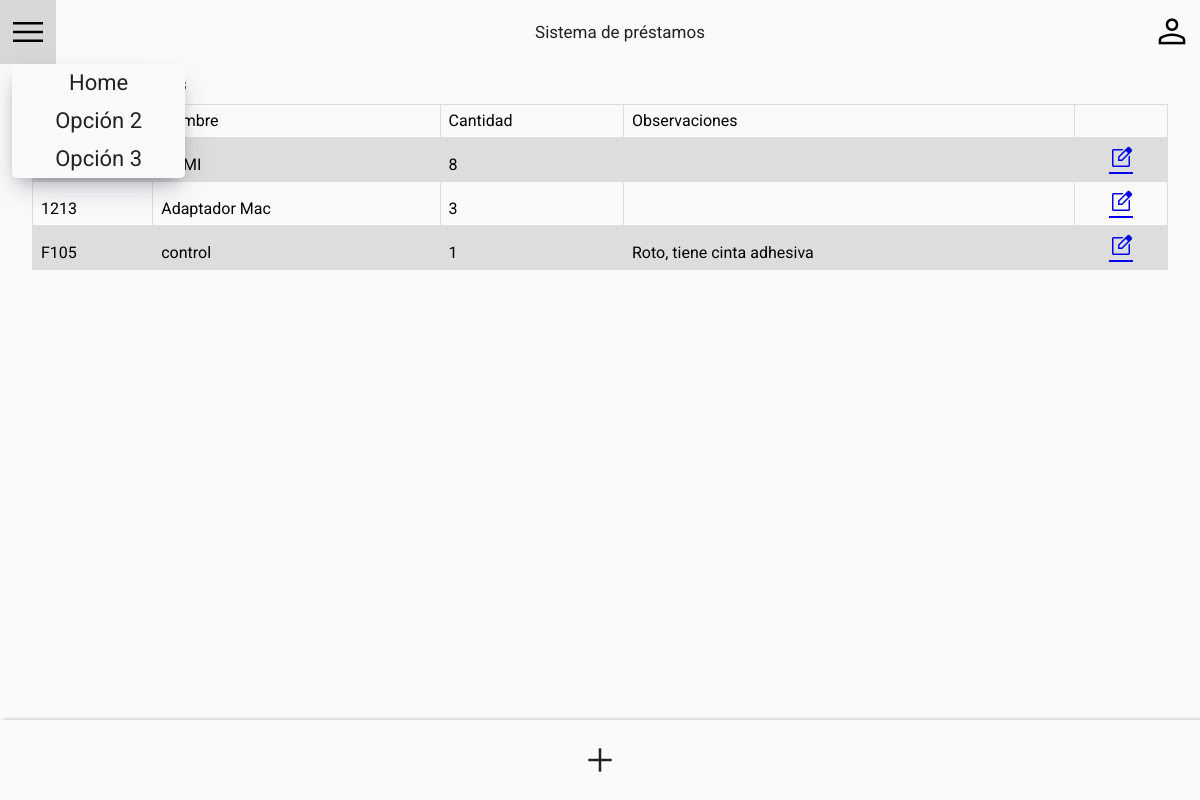
Page /lista_dispositivos.php on the earlier database version.
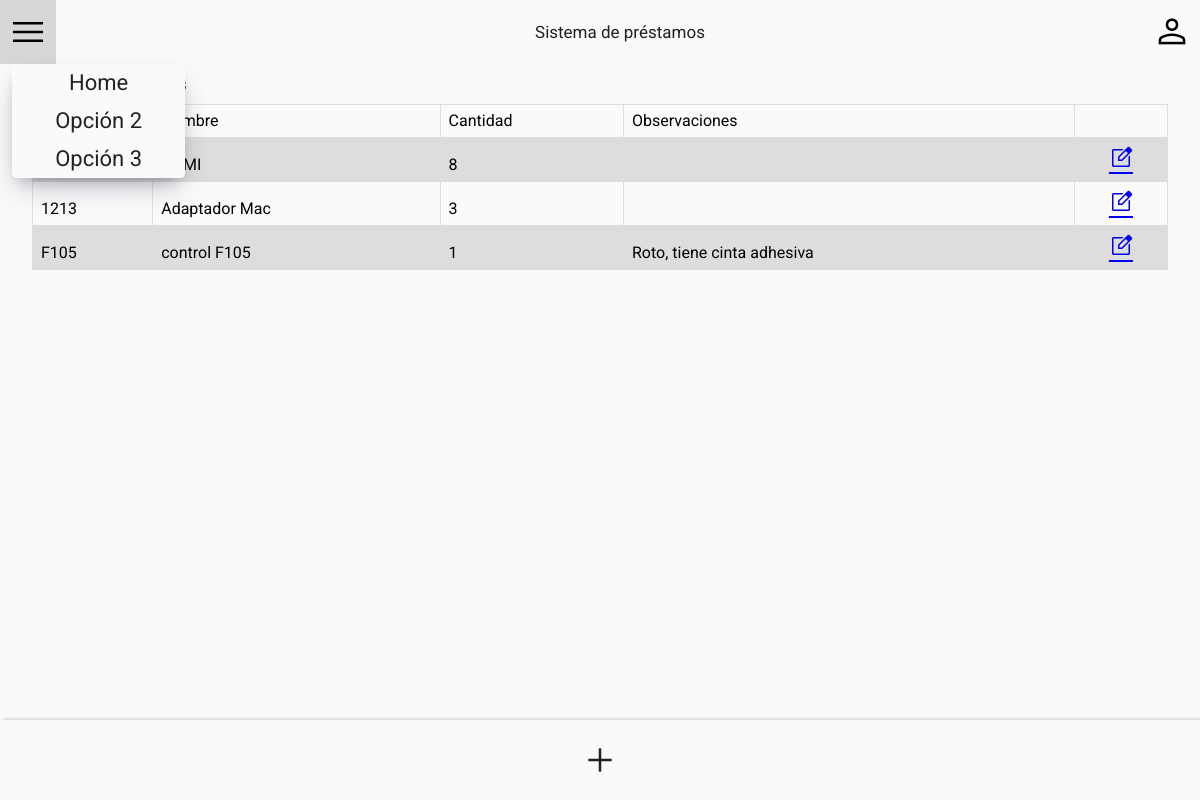
Same page on the later database version.
### tables this page shows
create table dispositivo(
  id varchar(50) not null primary key,
  nombre varchar(255) not null,
  cantidad int not null,
  observaciones varchar(255)
);

### public/php/lista-dispositivos/DispositivosController.php (called while the page is built, shortened)
<?php
  $PROJECT_NAME = "/prestamos";
  $INC_DIR = $_SERVER["DOCUMENT_ROOT"] . $PROJECT_NAME ."/public/php/";
  require_once($INC_DIR.'connection.php');
  class DispositivosController {
    private $db = null;
    function __construct() {
      $this->database = new Connection();
      $this->db = $this->database->open();
    }
    public function getDispositivosInfo() {
      $sql = "SELECT * FROM dispositivo";
      $dispositivos = $this -> fetch($sql);
      return $dispositivos;
    }
    private function fetch($sql) {
      try {
        $data = $this->db->query($sql);
        return $data -> fetchAll();
      }
      catch(PDOException $e) {
        return false;
      }
    }
  }

### public/php/connection.php (called while the page is built, shortened)
<?php
Class Connection {
	private $server = "mysql:host=localhost;dbname=prestamos";
	private $username = "root";
	private $password = "";
	private $options  = array(PDO::ATTR_ERRMODE => PDO::ERRMODE_EXCEPTION,PDO::ATTR_DEFAULT_FETCH_MODE => PDO::FETCH_ASSOC,);
	public function open() {
 		try{
 			$this->conn = new PDO($this->server, $this->username, $this->password, $this->options);
 			return $this->conn;
 		}
 		catch (PDOException $e){
 			$response = ['success' => false, 'err0r' => $e->getMessage()];
 			echo json_encode($response);
 			die;
 		}
  }
}
?>

### lista_dispositivos.php (the view, shortened to what this page needs)
<?php
  include_once('public/php/lista-dispositivos/DispositivosController.php');
  $controller = new DispositivosController();
  $dispositivos = $controller->getDispositivosInfo();
?>
<!DOCTYPE html>
<html lang="es">
<head>
  <link rel="stylesheet" type="text/css" href="public/css/reset.css">
  <link rel="stylesheet" type="text/css" href="public/css/lista-prestamos/lista-prestamos.css">
  <link rel="stylesheet" type="text/css" href="public/css/lista-prestamos/header.css">
</head>
<body>
  <div class="container">
    <header>
      <nav class="hamburger-menu">
        <span class="material-symbols-outlined md">menu</span>
        <ul>
          <li>
            <a href="#">
              <span>Home</span>
            </a>
          </li>
          <li>
            <a href="#">
              <span>Opción 2</span>
            </a>
          </li>
          <li>
            <a href="#">
              <span>Opción 3</span>
            </a>
          </li>
        </ul>
      </nav>
      <span class="title">Sistema de préstamos</span>
      <div class="user">
        <span class="material-symbols-outlined md">person</span>
      </div>
    </header>
    <main>
      <div class="title">
        <span>Lista de dispositivos</span>
      </div>
      <div class="loans-container scrollbar">
        <table>
          <tr>
            <th>ID</th>
            <th>Nombre</th>
            <th>Cantidad</th>
            <th>Observaciones</th>
            <th></th>
          </tr>
          <?php
            foreach ($dispositivos as $dispositivo) {
              ?>
              <tr>
                <td><?= $dispositivo['id'] ?> </td>
                <td><?= $dispositivo['nombre'] ?> </td>
                <td><?= $dispositivo['cantidad'] ?> </td>
                <td><?= $dispositivo['observaciones'] ?> </td>
                <td>
                  <a href="/prestamos/mod_dispositivos.php?id=<?= $dispositivo['id'] ?>">
                    <span class="material-symbols-outlined f">
                      edit_square
                    </span>
                  </a>
                </td>
              </tr>
              <?php
            }
          ?>
        </table>
      </div>
      <a class="home-btn" href="#">
        <span class="material-symbols-outlined md">add</span>
      </a>
    </main>
  </div>
</body>
</html>

### public/css/lista-prestamos/lista-prestamos.css (style rules this page uses)
.container { display: grid; grid-template-rows: 8vh 1fr; height: 100vh; background-color: #fafafa; }
.container main { display: grid; grid-template-rows: 5vh 77vh 1fr; font-size: 16px; font-family: 'Roboto', sans-serif; }
.title { display: flex; align-items: center; font-size: 17px; padding-left: 2rem; color: #212121; }
.loans-container { overflow: auto; padding: 0 2rem; }
.loans-container table { width: 100%; border-collapse: collapse; }
.loans-container table td, th { border: 1px solid #dddddd; text-align: left; padding: 8px; }
tr:nth-child(even) { background-color: #dddddd; }
.home-btn { display: flex; justify-content: center; align-items: center; text-decoration: none; color: #212121; background-color: #fafafa; transition: background-color .3s ease 0s; cursor: default; box-shadow: 3px 0 4px rgba(0, 0, 0, .3); }
.material-symbols-outlined { font-variation-settings: 'FILL' 1, 'wght' 400, 'GRAD' 0, 'opsz' 48 }
.md { font-size: 2.5rem; }

### public/css/lista-prestamos/header.css (style rules this page uses)
header { display: flex; justify-content: space-between; align-items: center; padding-right: .5rem; font-size: 16px; font-family: "Roboto", sans-serif; }
.hamburger-menu { display: flex; align-items: center; justify-content: center; height: 100%; padding: 0 .5rem; background-color: #fafafa; transition: background-color .3s ease 0s; }
.hamburger-menu > span { pointer-events: none; }
.hamburger-menu > ul { display: none; position: fixed; top: 8vh; left: 1vw; overflow: hidden; background-color: #fafafa; border-radius: 5px; box-shadow: rgba(50, 50, 93, 0.25) 0px 13px 27px -5px, rgba(0, 0, 0, 0.3) 0px 8px 16px -8px; }
.hamburger-menu > ul li { display: flex; flex-flow: column; background-color: #fafafa; transition: background-color .3s ease 0s; }
.hamburger-menu > ul li a { align-self: stretch; display: flex; justify-content: center; text-decoration: none; font-size: 22px; color: #212121; cursor: default; padding: .5rem 2.7rem; }
.hamburger-menu > ul li a > span { display: inline-block; height: 100%; text-align: center; }

### lista_dispositivos.php (style rules this page uses)
.f { display: flex; align-items: center; justify-content: center; }
.material-symbols-outlined { font-variation-settings: 'FILL' 0, 'wght' 400, 'GRAD' 0, 'opsz' 48 }

Differences in the rows shown:
changed dispositivo "Roto, tiene cinta adhesiva": nombre "control" → "control F105"
